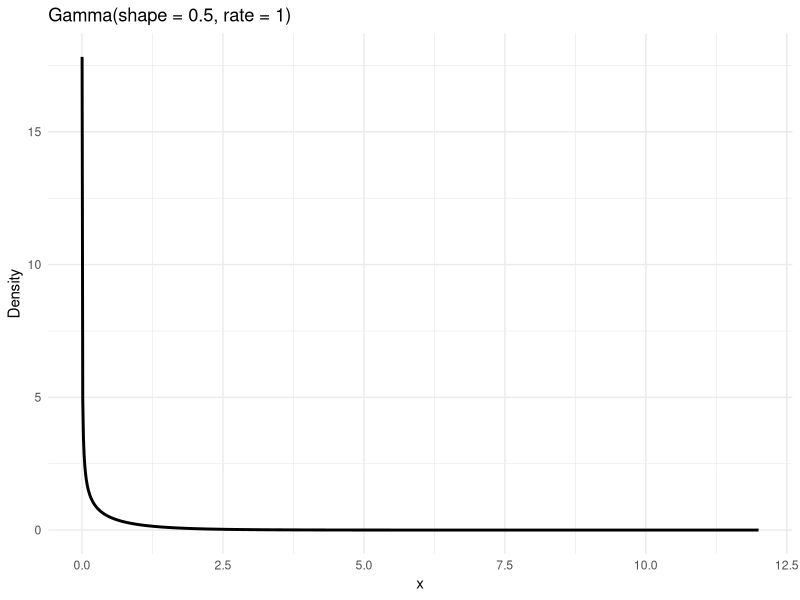
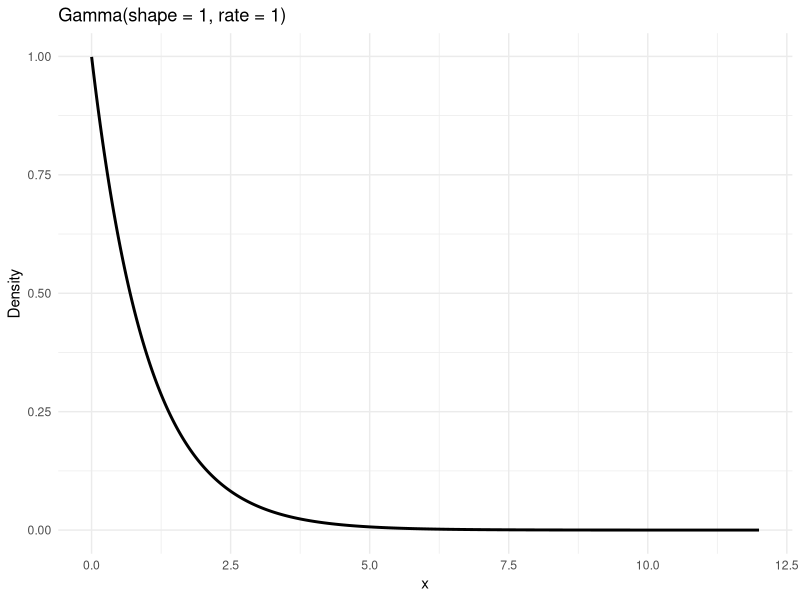
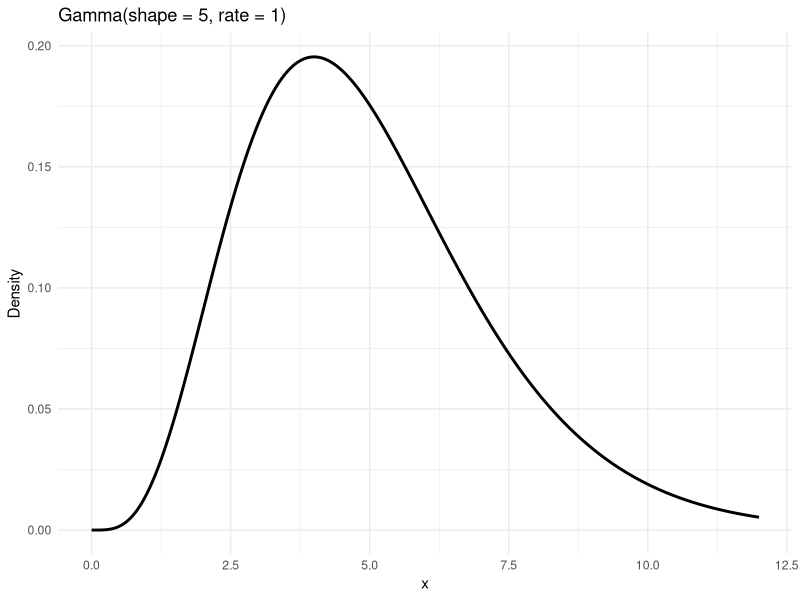

Here is the R script that generated these plots, in order:
## ---- chunk 1
#| label: fig-gamma-shapes
#| fig-cap: "Gamma distributions with different shape parameters"
#| fig-subcap:
#|   - "Shape < 1 - assymptotic at 0"
#|   - "Shape = 1 - exponential"
#|   - "Shape > 1 - hump-shaped"
#| layout-nrows: 3
#| warning: false
#| message: false

library(ggplot2)

x <- seq(0.001, 12, length.out = 1000)

gamma_plot <- function(shape, rate = 1) {
  data.frame(
    x = x,
    density = dgamma(x, shape = shape, rate = rate)
  ) |>
    ggplot(aes(x, density)) +
    geom_line(linewidth = 1) +
    labs(
      title = paste0("Gamma(shape = ", shape, ", rate = ", rate, ")"),
      x = "x",
      y = "Density"
    ) +
    theme_minimal()
}

gamma_plot(shape = 0.5)
gamma_plot(shape = 1)
gamma_plot(shape = 5)
